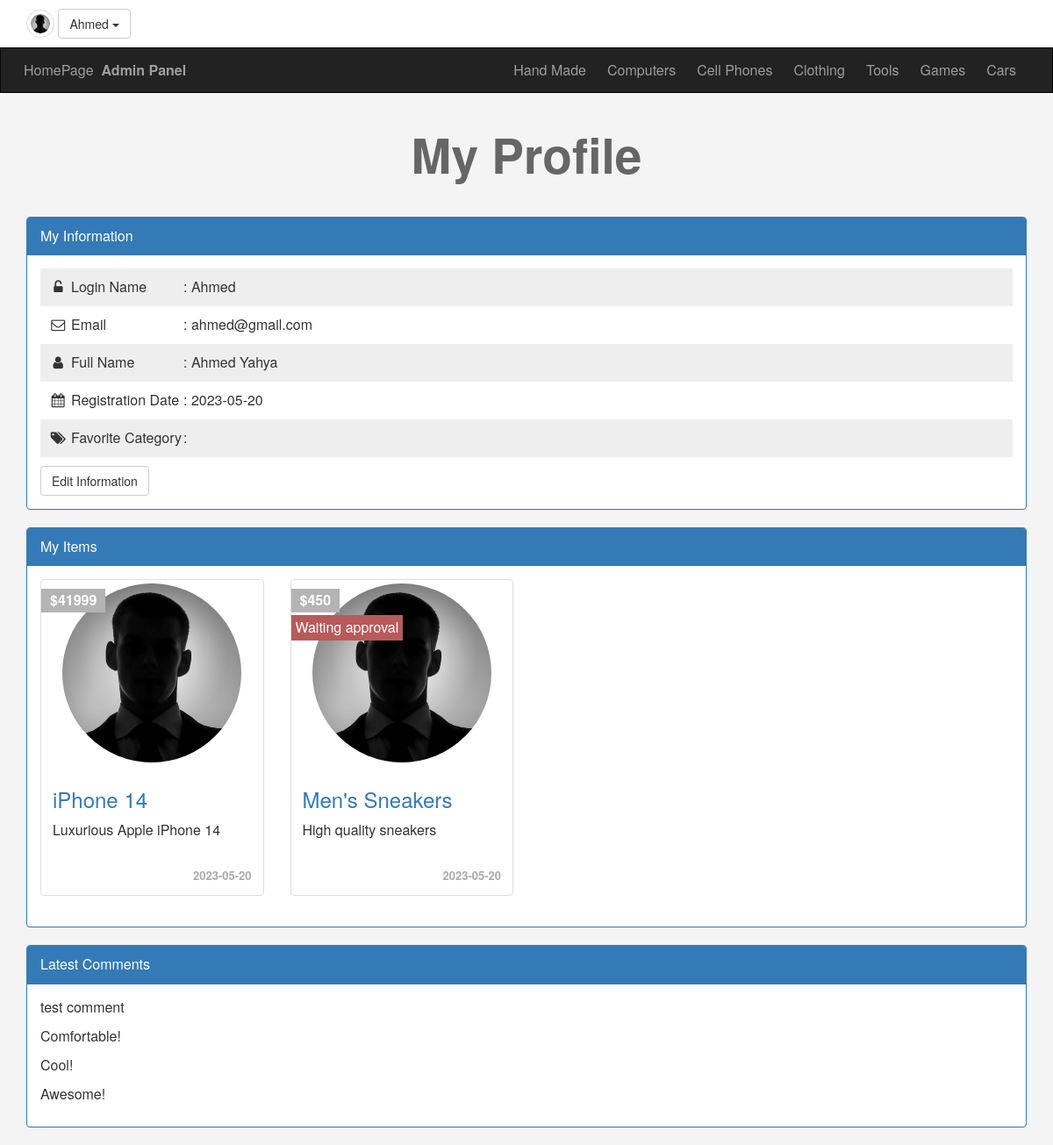
Page /profile.php (signed in) on the committed database.
### tables this page shows
CREATE TABLE `categories` (
  `ID` int NOT NULL,
  `Name` varchar(255) NOT NULL,
  `Description` text NOT NULL,
  `parent` int NOT NULL,
  `Ordering` int DEFAULT NULL,
  `Visibility` tinyint NOT NULL DEFAULT '0',
  `Allow_Comment` tinyint NOT NULL DEFAULT '0',
  `Allow_Ads` tinyint NOT NULL DEFAULT '0'
);

CREATE TABLE `users` (
  `UserID` int NOT NULL COMMENT 'To identify user',
  `Username` varchar(255) NOT NULL COMMENT 'Username to login',
  `Password` varchar(255) NOT NULL COMMENT 'Password to login',
  `Email` varchar(255) NOT NULL,
  `FullName` varchar(255) DEFAULT NULL,
  `GroupID` int NOT NULL DEFAULT '0' COMMENT 'Identifies Group ID (Admin or Normal User or Moderator)',
  `TrustStatus` int NOT NULL DEFAULT '0' COMMENT 'Seller Rank',
  `RegStatus` int NOT NULL DEFAULT '0' COMMENT 'User approval status (Ex: pending, approved, ...)',
  `Date` date NOT NULL,
  `avatar` varchar(255) DEFAULT NULL
);

CREATE TABLE `items` (
  `Item_ID` int NOT NULL,
  `Name` varchar(255) NOT NULL,
  `Description` text NOT NULL,
  `Price` varchar(255) NOT NULL,
  `Add_Date` date NOT NULL,
  `Country_Made` varchar(255) NOT NULL,
  `Image` varchar(255) DEFAULT NULL,
  `Status` varchar(255) NOT NULL,
  `Rating` smallint DEFAULT NULL,
  `Approve` tinyint NOT NULL DEFAULT '0',
  `Cat_ID` int NOT NULL,
  `Member_ID` int NOT NULL,
  `tags` varchar(255) NOT NULL
);

CREATE TABLE `comments` (
  `c_id` int NOT NULL,
  `comment` text NOT NULL,
  `status` tinyint NOT NULL,
  `comment_date` date NOT NULL,
  `item_id` int NOT NULL,
  `user_id` int NOT NULL
);

### init.php (called while the page is built, shortened)
<?php
include 'admin/connect.php';
$sessionUser = '';
if (isset($_SESSION['user'])) {
    $sessionUser = $_SESSION['user'];
}
$tpl  = 'includes/templates/';
$func = 'includes/functions/';
$css  = 'layout/css/';
include $func . 'functions.php';
include $tpl  . 'header.php';

### includes/functions/functions.php (called while the page is built, shortened)
<?php
function getAllFrom($field, $table, $orderField, $where = NULL, $and = NULL, $ordering = 'DESC') {
    global $con;
    $getAll = $con->prepare("SELECT $field FROM $table $where $and ORDER BY $orderField $ordering");
    $getAll->execute();
    $all = $getAll->fetchAll();
    return $all;
}

### profile.php (the view, shortened to what this page needs)
<?php
include 'init.php';
if (isset($_SESSION['user'])) {
    $getUser = $con->prepare('SELECT * FROM `users` WHERE `Username` = ?');
    $getUser->execute(array($sessionUser));
    $info = $getUser->fetch();
    $userid = $info['UserID'];
    ?>
        <h1 class="text-center">My Profile</h1>
        <div class="information block">
            <div class="container">
                <div class="panel panel-primary">
                    <div class="panel-heading">My Information</div>
                    <div class="panel-body">
                        <ul class="list-unstyled">
                            <li><i class="fa fa-unlock-alt fa-fw" aria-hidden="true"></i> <span>Login Name</span>: <?php echo $info['Username'] ?></li>
                            <li><i class="fa fa-envelope-o fa-fw" aria-hidden="true"></i> <span>Email</span>: <?php echo $info['Email'] ?></li>
                            <li><i class="fa fa-user       fa-fw" aria-hidden="true"></i> <span>Full Name</span>: <?php echo $info['FullName'] ?></li>
                            <li><i class="fa fa-calendar   fa-fw" aria-hidden="true"></i> <span>Registration Date</span>: <?php echo $info['Date'] ?></li>
                            <li><i class="fa fa-tags       fa-fw" aria-hidden="true"></i> <span>Favorite Category</span>:</li>
                        <ul>
                        <a href="#" class="btn btn-default">Edit Information</a>
                    </div>
                </div>
            </div>
        </div>
        <div class="my-ads block" id="my-ads">
                <div class="container">
                    <div class="panel panel-primary">
                        <div class="panel-heading">My Items</div>
                        <div class="panel-body">
    <?php
                            $myItems = getAllFrom('*', '`items`', '`Item_ID`', "WHERE `Member_ID` = $userid", '');
                            if (!empty($myItems)) {
                                echo '<div class="row">';
                                    foreach ($myItems as $item) {
                                        echo '<div class="col-sm-6 col-md-3">';
                                            echo '<div class="thumbnail item-box">';
                                                if ($item['Approve'] == 0) {
                                                    echo '<span class="approve-status">Waiting approval</span>';
                                                }
                                                echo '<span class="price-tag">$' . $item['Price'] . '</span>';
                                                echo '<img class="img-responsive" src="img.jpg" alt="random image">';
                                                echo '<div class="caption">';
                                                    echo '<h3><a href="items.php?itemid=' . $item['Item_ID'] . '">' . $item['Name'] . '</a></h3>';
                                                    echo '<p>' . $item['Description'] . '</p>';
                                                    echo '<div class="date">' . $item['Add_Date'] . '</div>';
                                                echo '</div>';
                                            echo '</div>';
                                        echo '</div>';
                                    }
                                echo '</div>';
                            } else {
                                echo 'There are no Ads to show, Create <a href="newad.php">New Ad</a>';
                            }
    ?>
                        </div>
                    </div>
                </div>
            </div>
            <div class="my-comments block">
                    <div class="container">
                        <div class="panel panel-primary">
                            <div class="panel-heading">Latest Comments</div>
                            <div class="panel-body">
    <?php
                                $myComments = getAllFrom('`comment`', '`comments`', '`c_id`', "WHERE `user_id` = $userid", '');
                                if (!empty($myComments)) {
                                    foreach ($myComments as $comment) {
                                        echo '<p>' . $comment['comment'] . '</p>';
                                    }
                                } else {
                                    echo 'There are no comments to show';
                                }
    ?>
                            </div>
                        </div>
                    </div>
                </div>
    <?php
} else {
    header('Location: login.php');
    exit();
}
include $tpl . 'footer.php';
?>

### includes/templates/header.php (shortened to what this page needs)
<!DOCTYPE html>
<html>
    <head>
        <link rel="stylesheet" href="<?php echo $css; ?>bootstrap.min.css">
        <link rel="stylesheet" href="<?php echo $css; ?>font-awesome.min.css">
        <link rel="stylesheet" href="<?php echo $css; ?>jquery-ui.min.css">
        <link rel="stylesheet" href="<?php echo $css; ?>jquery.selectBoxIt.css">
        <link rel="stylesheet" href="<?php echo $css; ?>front.css">
    </head>
    <body>
        <div class="upper-bar">
            <div class="container">
<?php
                if (isset($_SESSION['user'])) {
?>
                    <img class="my-image img-thumbnail img-circle" src="img.jpg" alt="random image">
                    <div class="btn-group my-info text-right">
                        <span class="btn btn-default dropdown-toggle" data-toggle="dropdown">
                            <?php echo ucfirst($sessionUser) ?>
                            <span class="caret"></span>
                        </span>
                    </div>
<?php
                } else {
?>
                    <a href="login.php"><span class="pull-right">Login/SignUp</span></a>
<?php
                }
?>
            </div>
        </div>
        <nav class="navbar navbar-inverse">
            <div class="container">
                <div class="navbar-header">
                    <a class="navbar-brand" href="index.php">HomePage</a>
                    <a class="navbar-brand" href="admin/index.php"><b>Admin Panel</b></a>
                </div>
                <div class="collapse navbar-collapse" id="app-nav">
                <ul class="nav navbar-nav navbar-right">
<?php
                        $allCats = getAllFrom('*', '`categories`', '`ID`', 'WHERE `parent` = 0', '', 'ASC');
                        foreach ($allCats as $cat) {
                            echo '<li><a href="categories.php?pageid='. $cat['ID'] . '">' . $cat['Name'] . '</a></li>';
                        }
?>
                </ul>
                </div>
            </div>
        </nav>

### layout/css/front.css (style rules this page uses)
body { background-color: #f4f4f4; font-size: 16px }
h1 { font-size: 55px; margin: 40px 0; font-weight: bold; color: #666 }
.navbar { border-radius: 0; margin-bottom: 0 }
.nav>li>a, .navbar-brand { padding: 15px 12px }
.navbar-brand { font-size: 1em }
.upper-bar { padding: 10px; background-color: #fff }
.my-image { width: 32px; height: 32px }
.item-box { position: relative }
.item-box .price-tag { background-color: #b4b4b4; padding: 2px 10px; position: absolute; left: 0; top: 10px; font-weight: bold; color: #fff }
.item-box .approve-status { position: absolute; top: 40px; left: 0; background-color: #b85a5a; color: #fff; padding: 3px 5px }
.item-box .caption p { height: 44px; max-height: 44px }
.information { margin-top: 20px }
.information ul { padding: 0; margin: 0 }
.information ul li { padding: 10px }
.information ul li:nth-child(odd) { background-color: #eee }
.information ul li span { display: inline-block; width: 128px }
.thumbnail .date { text-align: right; font-size: 13px; color: #aaa; font-weight: bold }
.information .btn { margin-top: 10px }

### rows in the picture
categories: Name "Hand Made"
categories: Name "Computers"
categories: Name "Cell Phones"
categories: Name "Clothing"
categories: Name "Tools"
categories: Name "Games"
categories: Name "Cars"
users: Username "Ahmed", Email "ahmed@gmail.com", FullName "Ahmed Yahya", Date "2023-05-20"
items: Price "41999", Name "iPhone 14", Description "Luxurious Apple iPhone 14", Add_Date "2023-05-20"
items: Approve "Waiting approval", Price "450", Name "Men's Sneakers", Description "High quality sneakers", Add_Date "2023-05-20"
comments: comment "test comment"
comments: comment "Comfortable!"
comments: comment "Cool!"
comments: comment "Awesome!"

### other values in the picture
$sessionUser "Ahmed"
